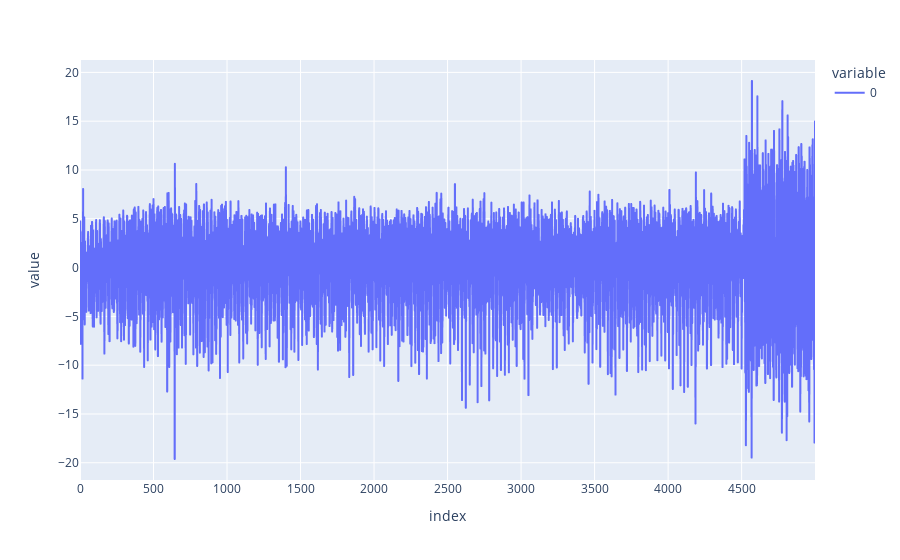

Notebook cell for this chart:
### Code cell
px.line(acc[3][:5000])

### Figure 1 — Plotly figure (JSON) as saved in the notebook; plotly's stock layout.template omitted (floating-point values rounded to 4 significant figures; data arrays with more than 128 entries replaced by an {"elided": "..."} marker saying what was removed)
{"data": [{"hovertemplate": "variable=0<br>index=%{x}<br>value=%{y}<extra></extra>", "legendgroup": "0", "line": {"color": "#636efa", "dash": "solid"}, "marker": {"symbol": "circle"}, "mode": "lines", "name": "0", "showlegend": true, "type": "scattergl", "x": {"elided": "5000 int values"}, "xaxis": "x", "y": {"elided": "5000 float values"}, "yaxis": "y"}], "layout": {"legend": {"title": {"text": "variable"}, "tracegroupgap": 0}, "margin": {"t": 60}, "xaxis": {"anchor": "y", "domain": [0, 1], "title": {"text": "index"}}, "yaxis": {"anchor": "x", "domain": [0, 1], "title": {"text": "value"}}}}
